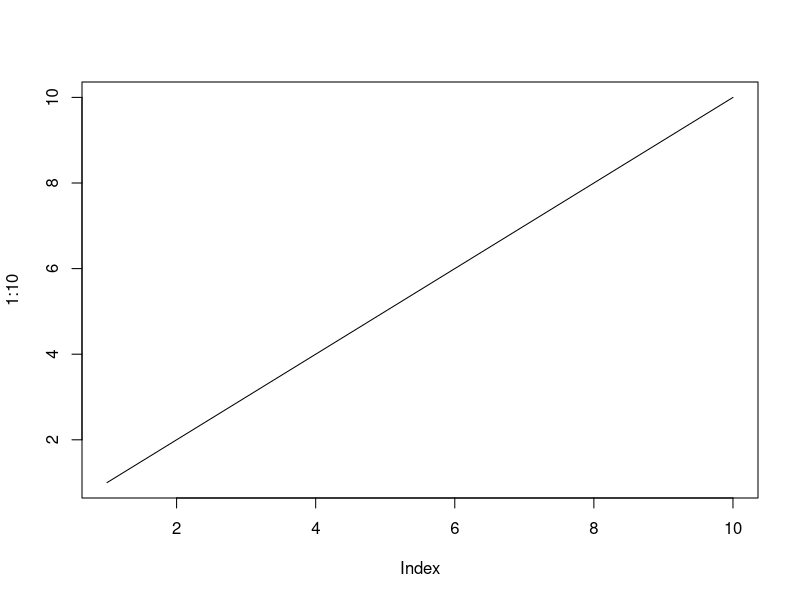
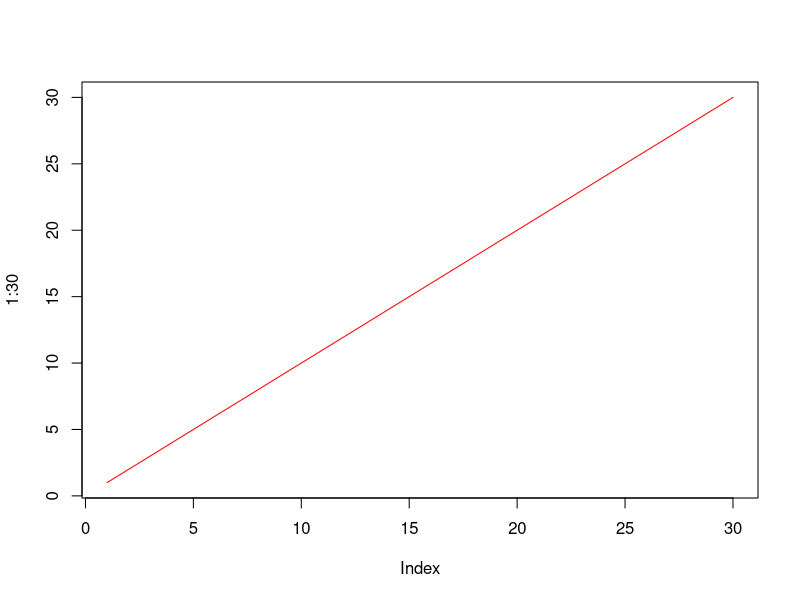
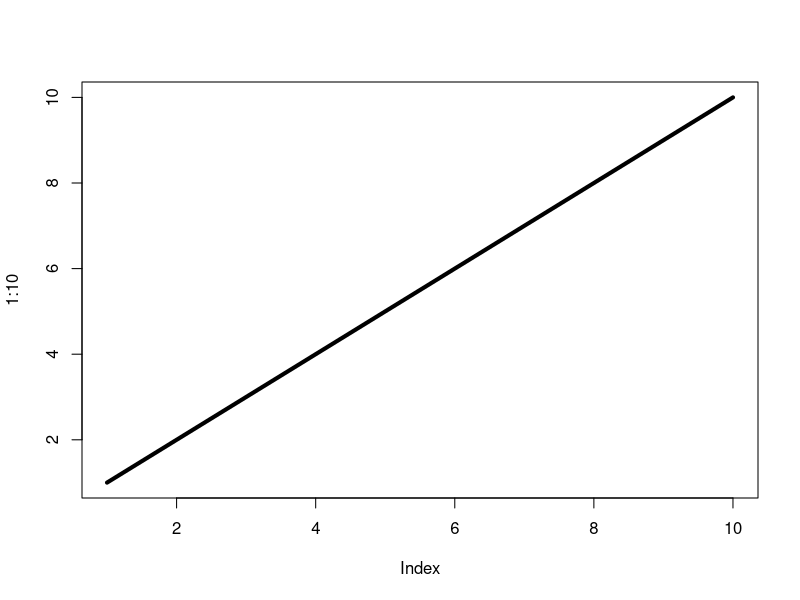
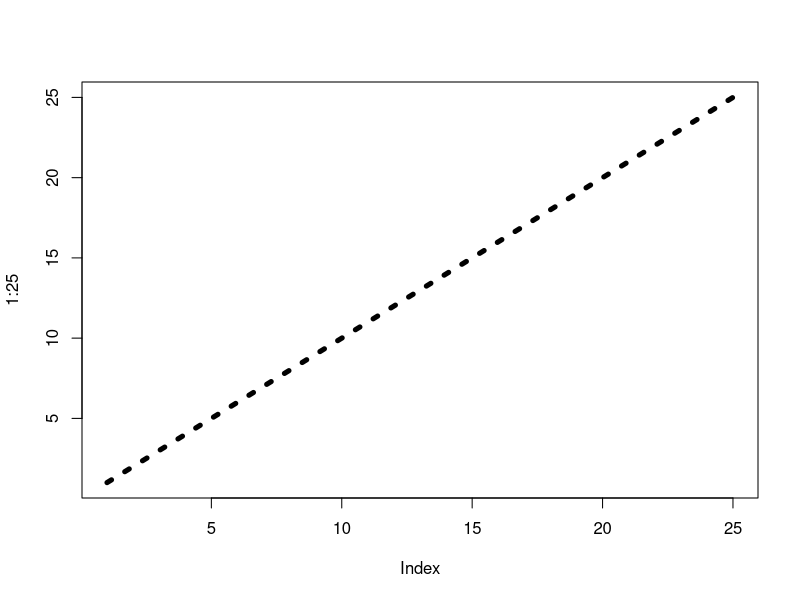
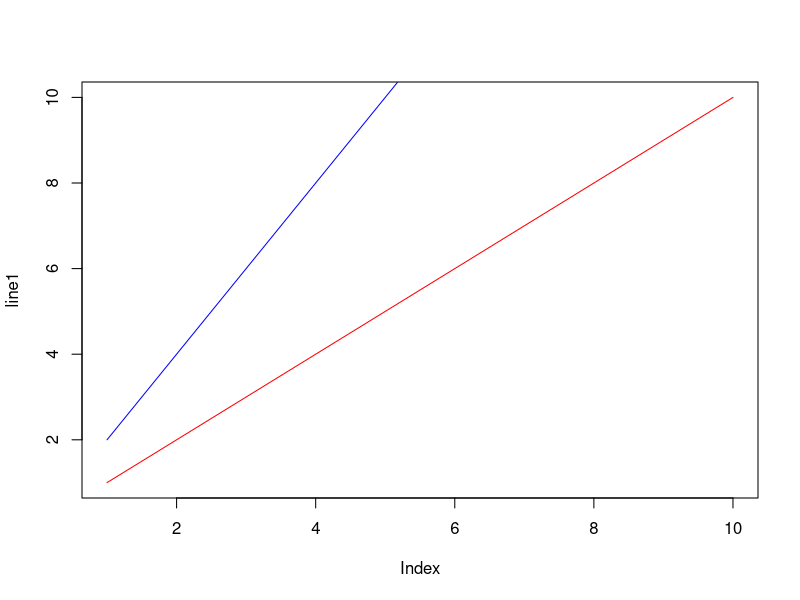

Reproduce these figures in R, in order.
#line plot
plot(1:10,type ="l")
#line color
plot(1:30,type ="l",col="red")
#line width
plot(1:10,type="l",lwd=4)
#line styles
plot(1:25,type="l",lwd=5,lty=3)
#available parameter values for lty
#0 remove the line
#1 display the  solid line
#2 display a dashed line
#3 display a dotted line
#4 display a "dot dashed" line
#5 display a "long dashed" line
#6 display a "two dashed line"
#multiple line
line1<-c(1:10)
line2<-c(2,4,6,8,10,12,14,16,18,20)
plot(line1,type="l", col="red")
lines(line2, type="l",col="blue")
